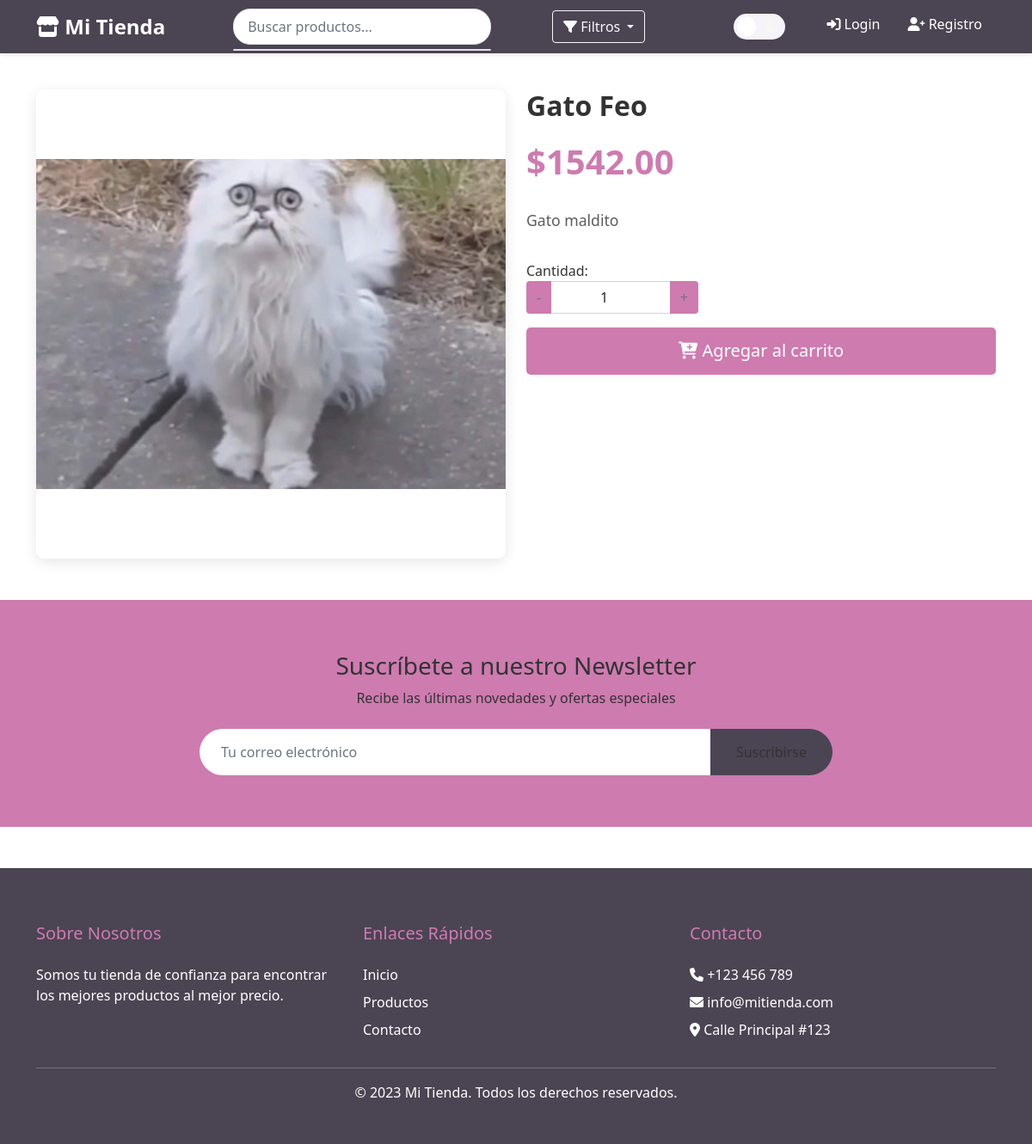
Page /product/1 on the committed database.
### models.py (models this page shows)
class Product(db.Model):
    __tablename__ = 'product'
    id = db.Column(db.Integer, primary_key=True)
    name = db.Column(db.String(100), nullable=False)
    price = db.Column(db.Float, nullable=False)
    description = db.Column(db.Text)
    specifications = db.Column(db.Text, nullable=True)  # Nueva columna
    additional_images = db.Column(db.Text, nullable=True)  # Nueva columna
    image = db.Column(db.String(255))
    image_hover = db.Column(db.String(255))
    cart_items = db.relationship('Cart', backref='product', lazy=True)

### app.py (the view)
@app.route('/product/<int:id>')
def product_detail(id):
    product = Product.query.get_or_404(id)
    return render_template('product_detail.html', product=product)

### templates/product_detail.html (shortened to what this page needs)
{% extends 'base.html' %}
{% block content %}
<div class="container my-5">
    <div class="row">
        <div class="col-md-6">
            <div class="product-gallery">
                <div class="main-image-container">
                    <img src="{{ url_for('static', filename='uploads/' + product.image) }}"
                         class="main-image" alt="{{ product.name }}">
                </div>
            </div>
        </div>
        <div class="col-md-6">
            <h1 class="product-title">{{ product.name }}</h1>
            <div class="product-price-detail">${{ "%.2f"|format(product.price) }}</div>
            <div class="product-description">
                {{ product.description }}
            </div>
            <form class="add-to-cart-form mt-4" action="{{ url_for('add_to_cart', product_id=product.id) }}" method="POST">
                <div class="quantity-selector mb-3">
                    <label>Cantidad:</label>
                    <div class="input-group">
                        <button type="button" class="btn btn-outline-secondary" onclick="decrementQuantity()">-</button>
                        <input type="number" name="quantity" id="quantity" value="1" min="1" class="form-control text-center">
                        <button type="button" class="btn btn-outline-secondary" onclick="incrementQuantity()">+</button>
                    </div>
                </div>
                <button type="submit" class="btn btn-primary btn-lg w-100">
                    <i class="fas fa-cart-plus"></i> Agregar al carrito
                </button>
            </form>
        </div>
    </div>
</div>
{% endblock %}

### static/style.css (style rules this page uses)
:root { --primary-color: #ce7bb0; --secondary-color: #a267ac; --accent-color: #6867ac; --dark-color: #4b4453; --light-color: #f6f4f9; --text-color: #333333; --bg-color: #ffffff; --navbar-bg: #4b4453; --card-bg: #ffffff; --border-color: #dee2e6; --navbar-text: #ffffff; }
body { padding-top: 56px; font-family: 'Segoe UI', Tahoma, Geneva, Verdana, sans-serif; background-color: var(--bg-color); color: var(--text-color); transition: all 0.3s ease; }
.btn-primary { background-color: var(--primary-color); border: none; padding: 0.8rem 1.5rem; border-radius: 5px; font-weight: 500; transition: all 0.3s; }
.main-image { opacity: 1; }
.product-title { font-size: 1.1rem; margin-bottom: 10px; color: var (--dark-color); }
.product-title { font-size: 1.25rem; font-weight: 600; margin-bottom: 0.5rem; color: var(--text-color); }
.product-description { font-size: 0.9rem; color: var(--text-color); margin-bottom: 1rem; opacity: 0.8; }
.add-to-cart-form button { background-color: var(--primary-color); border: none; transition: all 0.3s ease; }
.product-gallery { position: relative; border-radius: 10px; overflow: hidden; box-shadow: 0 4px 15px rgba(0,0,0,0.1); }
.main-image-container { position: relative; padding-top: 100%; background: var(--bg-color); }
.main-image-container img { position: absolute; top: 0; left: 0; width: 100%; height: 100%; object-fit: contain; transition: opacity 0.3s ease; }
.product-title { font-size: 2rem; margin-bottom: 1rem; color: var(--text-color); }
.product-price-detail { font-size: 2.5rem; color: var(--primary-color); margin-bottom: 1.5rem; font-weight: bold; }
.product-description { font-size: 1.1rem; line-height: 1.6; color: var(--text-color); margin-bottom: 2rem; }
.quantity-selector { max-width: 200px; }

### rows in the picture
Product: image (picture), name "Gato Feo", price "1542.00", description "Gato maldito"
